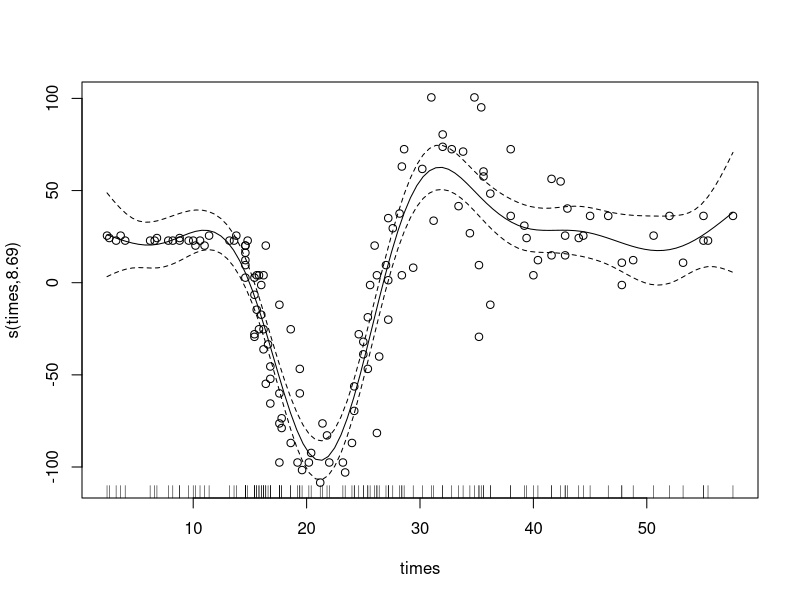
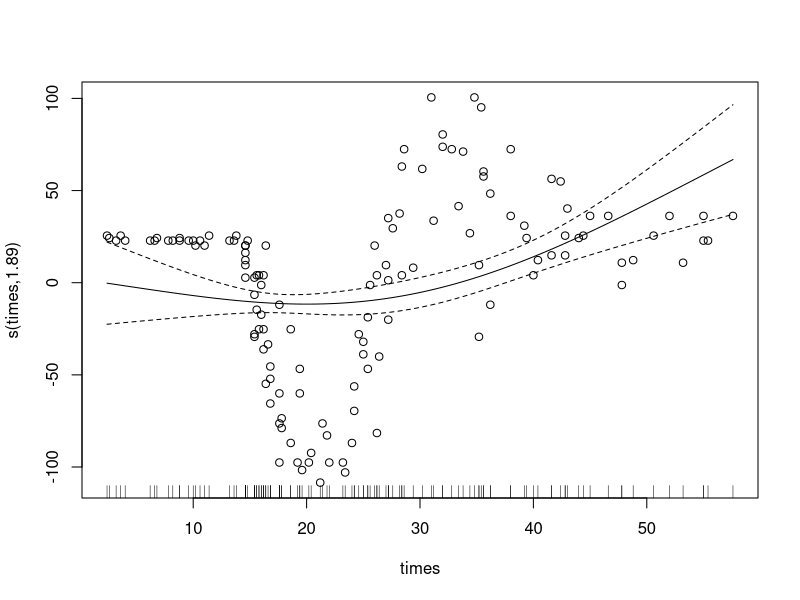
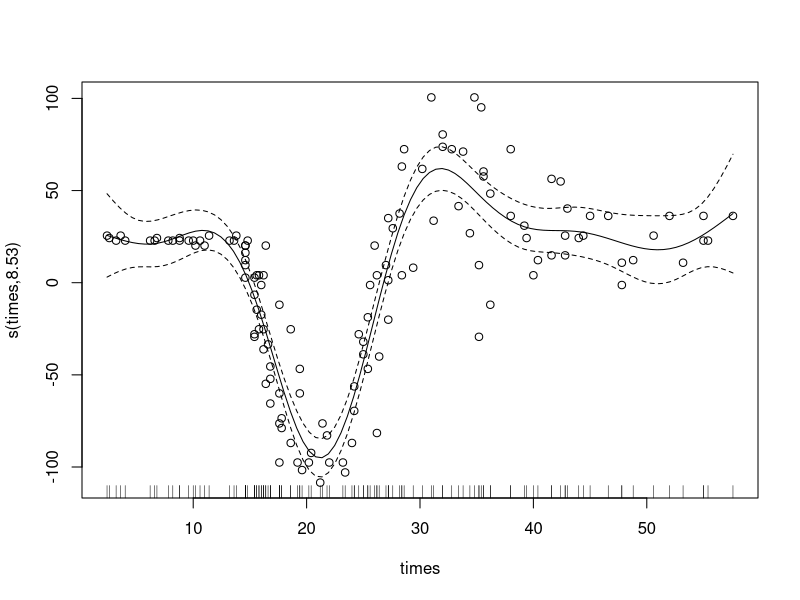

These figures' R source, in order:
library("magrittr")
data("mcycle", package="MASS")

gam_mdl <- mgcv::gam(accel~s(times), data=mcycle) 
plot(gam_mdl, residuals=T, pch=1)

coefficients(gam_mdl)

gam2_mdl <- mgcv::gam(accel~s(times, k=1), data=mcycle) 
plot(gam2_mdl, residuals=T, pch=1)


gam3_mdl <- mgcv::gam(accel~s(times, sp=.001), data=mcycle) 
plot(gam3_mdl, residuals=T, pch=1)